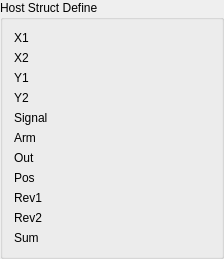
          <widget class="QGroupBox" name="hostStructDefGroup">
           <property name="title">
            <string>Host Struct Define</string>
           </property>
           <layout class="QFormLayout" name="formLayout_8">
            <property name="fieldGrowthPolicy">
             <enum>QFormLayout::AllNonFixedFieldsGrow</enum>
            </property>
            <item row="0" column="0">
             <widget class="QLabel" name="label_22">
              <property name="sizePolicy">
               <sizepolicy hsizetype="Fixed" vsizetype="Preferred">
                <horstretch>0</horstretch>
                <verstretch>0</verstretch>
               </sizepolicy>
              </property>
              <property name="minimumSize">
               <size>
                <width>116</width>
                <height>0</height>
               </size>
              </property>
              <property name="maximumSize">
               <size>
                <width>89</width>
                <height>16777215</height>
               </size>
              </property>
              <property name="text">
               <string>X1</string>
              </property>
             </widget>
            </item>
            <item row="0" column="1">
             <widget class="QLabel" name="hostX1">
              <property name="sizePolicy">
               <sizepolicy hsizetype="Fixed" vsizetype="Preferred">
                <horstretch>0</horstretch>
                <verstretch>0</verstretch>
               </sizepolicy>
              </property>
              <property name="minimumSize">
               <size>
                <width>74</width>
                <height>0</height>
               </size>
              </property>
              <property name="text">
               <string/>
              </property>
             </widget>
            </item>
            <item row="1" column="0">
             <widget class="QLabel" name="label_23">
              <property name="sizePolicy">
               <sizepolicy hsizetype="Fixed" vsizetype="Preferred">
                <horstretch>0</horstretch>
                <verstretch>0</verstretch>
               </sizepolicy>
              </property>
              <property name="minimumSize">
               <size>
                <width>116</width>
                <height>0</height>
               </size>
              </property>
              <property name="maximumSize">
               <size>
                <width>89</width>
                <height>16777215</height>
               </size>
              </property>
              <property name="text">
               <string>X2</string>
              </property>
             </widget>
            </item>
            <item row="1" column="1">
             <widget class="QLabel" name="hostX2">
              <property name="sizePolicy">
               <sizepolicy hsizetype="Fixed" vsizetype="Preferred">
                <horstretch>0</horstretch>
                <verstretch>0</verstretch>
               </sizepolicy>
              </property>
              <property name="minimumSize">
               <size>
                <width>74</width>
                <height>0</height>
               </size>
              </property>
              <property name="text">
               <string/>
              </property>
             </widget>
            </item>
            <item row="2" column="0">
             <widget class="QLabel" name="label_26">
              <property name="sizePolicy">
               <sizepolicy hsizetype="Fixed" vsizetype="Preferred">
                <horstretch>0</horstretch>
                <verstretch>0</verstretch>
               </sizepolicy>
              </property>
              <property name="minimumSize">
               <size>
                <width>116</width>
                <height>0</height>
               </size>
              </property>
              <property name="maximumSize">
               <size>
                <width>89</width>
                <height>16777215</height>
               </size>
              </property>
              <property name="text">
               <string>Y1</string>
              </property>
             </widget>
            </item>
            <item row="2" column="1">
             <widget class="QLabel" name="hostY1">
              <property name="sizePolicy">
               <sizepolicy hsizetype="Fixed" vsizetype="Preferred">
                <horstretch>0</horstretch>
                <verstretch>0</verstretch>
               </sizepolicy>
              </property>
              <property name="minimumSize">
               <size>
                <width>74</width>
                <height>0</height>
               </size>
              </property>
              <property name="text">
               <string/>
              </property>
             </widget>
            </item>
            <item row="3" column="0">
             <widget class="QLabel" name="label_27">
              <property name="sizePolicy">
               <sizepolicy hsizetype="Fixed" vsizetype="Preferred">
                <horstretch>0</horstretch>
                <verstretch>0</verstretch>
               </sizepolicy>
              </property>
              <property name="minimumSize">
               <size>
                <width>116</width>
                <height>0</height>
               </size>
              </property>
              <property name="maximumSize">
               <size>
                <width>89</width>
                <height>16777215</height>
               </size>
              </property>
              <property name="text">
               <string>Y2</string>
              </property>
             </widget>
            </item>
            <item row="3" column="1">
             <widget class="QLabel" name="hostY2">
              <property name="sizePolicy">
               <sizepolicy hsizetype="Fixed" vsizetype="Preferred">
                <horstretch>0</horstretch>
                <verstretch>0</verstretch>
               </sizepolicy>
              </property>
              <property name="minimumSize">
               <size>
                <width>74</width>
                <height>0</height>
               </size>
              </property>
              <property name="text">
               <string/>
              </property>
             </widget>
            </item>
            <item row="4" column="0">
             <widget class="QLabel" name="label_28">
              <property name="sizePolicy">
               <sizepolicy hsizetype="Fixed" vsizetype="Preferred">
                <horstretch>0</horstretch>
                <verstretch>0</verstretch>
               </sizepolicy>
              </property>
              <property name="minimumSize">
               <size>
                <width>116</width>
                <height>0</height>
               </size>
              </property>
              <property name="maximumSize">
               <size>
                <width>89</width>
                <height>16777215</height>
               </size>
              </property>
              <property name="text">
               <string>Signal</string>
              </property>
             </widget>
            </item>
            <item row="4" column="1">
             <widget class="QLabel" name="hostSignal">
              <property name="sizePolicy">
               <sizepolicy hsizetype="Fixed" vsizetype="Preferred">
                <horstretch>0</horstretch>
                <verstretch>0</verstretch>
               </sizepolicy>
              </property>
              <property name="minimumSize">
               <size>
                <width>74</width>
                <height>0</height>
               </size>
              </property>
              <property name="text">
               <string/>
              </property>
             </widget>
            </item>
            <item row="5" column="0">
             <widget class="QLabel" name="label_29">
              <property name="sizePolicy">
               <sizepolicy hsizetype="Fixed" vsizetype="Preferred">
                <horstretch>0</horstretch>
                <verstretch>0</verstretch>
               </sizepolicy>
              </property>
              <property name="minimumSize">
               <size>
                <width>116</width>
                <height>0</height>
               </size>
              </property>
              <property name="maximumSize">
               <size>
                <width>89</width>
                <height>16777215</height>
               </size>
              </property>
              <property name="text">
               <string>Arm</string>
              </property>
             </widget>
            </item>
            <item row="5" column="1">
             <widget class="QLabel" name="hostArm">
              <property name="sizePolicy">
               <sizepolicy hsizetype="Fixed" vsizetype="Preferred">
                <horstretch>0</horstretch>
                <verstretch>0</verstretch>
               </sizepolicy>
              </property>
              <property name="minimumSize">
               <size>
                <width>74</width>
                <height>0</height>
               </size>
              </property>
              <property name="text">
               <string/>
              </property>
             </widget>
            </item>
            <item row="6" column="0">
             <widget class="QLabel" name="label_30">
              <property name="sizePolicy">
               <sizepolicy hsizetype="Fixed" vsizetype="Preferred">
                <horstretch>0</horstretch>
                <verstretch>0</verstretch>
               </sizepolicy>
              </property>
              <property name="minimumSize">
               <size>
                <width>116</width>
                <height>0</height>
               </size>
              </property>
              <property name="maximumSize">
               <size>
                <width>89</width>
                <height>16777215</height>
               </size>
              </property>
              <property name="text">
               <string>Out</string>
              </property>
             </widget>
            </item>
            <item row="6" column="1">
             <widget class="QLabel" name="hostOut">
              <property name="sizePolicy">
               <sizepolicy hsizetype="Fixed" vsizetype="Preferred">
                <horstretch>0</horstretch>
                <verstretch>0</verstretch>
               </sizepolicy>
              </property>
              <property name="minimumSize">
               <size>
                <width>74</width>
                <height>0</height>
               </size>
              </property>
              <property name="text">
               <string/>
              </property>
             </widget>
            </item>
            <item row="7" column="0">
             <widget class="QLabel" name="label_31">
              <property name="sizePolicy">
               <sizepolicy hsizetype="Fixed" vsizetype="Preferred">
                <horstretch>0</horstretch>
                <verstretch>0</verstretch>
               </sizepolicy>
              </property>
              <property name="minimumSize">
               <size>
                <width>116</width>
                <height>0</height>
               </size>
              </property>
              <property name="maximumSize">
               <size>
                <width>89</width>
                <height>16777215</height>
               </size>
              </property>
              <property name="text">
               <string>Pos</string>
              </property>
             </widget>
            </item>
            <item row="7" column="1">
             <widget class="QLabel" name="hostPos">
              <property name="sizePolicy">
               <sizepolicy hsizetype="Fixed" vsizetype="Preferred">
                <horstretch>0</horstretch>
                <verstretch>0</verstretch>
               </sizepolicy>
              </property>
              <property name="minimumSize">
               <size>
                <width>74</width>
                <height>0</height>
               </size>
              </property>
              <property name="text">
               <string/>
              </property>
             </widget>
            </item>
            <item row="8" column="0">
             <widget class="QLabel" name="label_32">
              <property name="sizePolicy">
               <sizepolicy hsizetype="Fixed" vsizetype="Preferred">
                <horstretch>0</horstretch>
                <verstretch>0</verstretch>
               </sizepolicy>
              </property>
              <property name="minimumSize">
               <size>
                <width>116</width>
                <height>0</height>
               </size>
              </property>
              <property name="maximumSize">
               <size>
                <width>89</width>
                <height>16777215</height>
               </size>
              </property>
              <property name="text">
               <string>Rev1</string>
              </property>
             </widget>
            </item>
            <item row="8" column="1">
             <widget class="QLabel" name="hostRev1">
              <property name="sizePolicy">
               <sizepolicy hsizetype="Fixed" vsizetype="Preferred">
                <horstretch>0</horstretch>
                <verstretch>0</verstretch>
               </sizepolicy>
              </property>
              <property name="minimumSize">
               <size>
                <width>74</width>
                <height>0</height>
               </size>
              </property>
              <property name="text">
               <string/>
              </property>
             </widget>
            </item>
            <item row="9" column="0">
             <widget class="QLabel" name="label_33">
              <property name="sizePolicy">
               <sizepolicy hsizetype="Fixed" vsizetype="Preferred">
                <horstretch>0</horstretch>
                <verstretch>0</verstretch>
               </sizepolicy>
              </property>
              <property name="minimumSize">
               <size>
                <width>116</width>
                <height>0</height>
               </size>
              </property>
              <property name="maximumSize">
               <size>
                <width>89</width>
                <height>16777215</height>
               </size>
              </property>
              <property name="text">
               <string>Rev2</string>
              </property>
             </widget>
            </item>
            <item row="9" column="1">
             <widget class="QLabel" name="hostRev2">
              <property name="sizePolicy">
               <sizepolicy hsizetype="Fixed" vsizetype="Preferred">
                <horstretch>0</horstretch>
                <verstretch>0</verstretch>
               </sizepolicy>
              </property>
              <property name="minimumSize">
               <size>
                <width>74</width>
                <height>0</height>
               </size>
              </property>
              <property name="text">
               <string/>
              </property>
             </widget>
            </item>
            <item row="10" column="0">
             <widget class="QLabel" name="label_34">
              <property name="sizePolicy">
               <sizepolicy hsizetype="Fixed" vsizetype="Preferred">
                <horstretch>0</horstretch>
                <verstretch>0</verstretch>
               </sizepolicy>
              </property>
              <property name="minimumSize">
               <size>
                <width>116</width>
                <height>0</height>
               </size>
              </property>
              <property name="maximumSize">
               <size>
                <width>89</width>
                <height>16777215</height>
               </size>
              </property>
              <property name="text">
               <string>Sum</string>
              </property>
             </widget>
            </item>
            <item row="10" column="1">
             <widget class="QLabel" name="hostSum">
              <property name="sizePolicy">
               <sizepolicy hsizetype="Fixed" vsizetype="Preferred">
                <horstretch>0</horstretch>
                <verstretch>0</verstretch>
               </sizepolicy>
              </property>
              <property name="minimumSize">
               <size>
                <width>74</width>
                <height>0</height>
               </size>
              </property>
              <property name="text">
               <string/>
              </property>
             </widget>
            </item>
           </layout>
          </widget>
